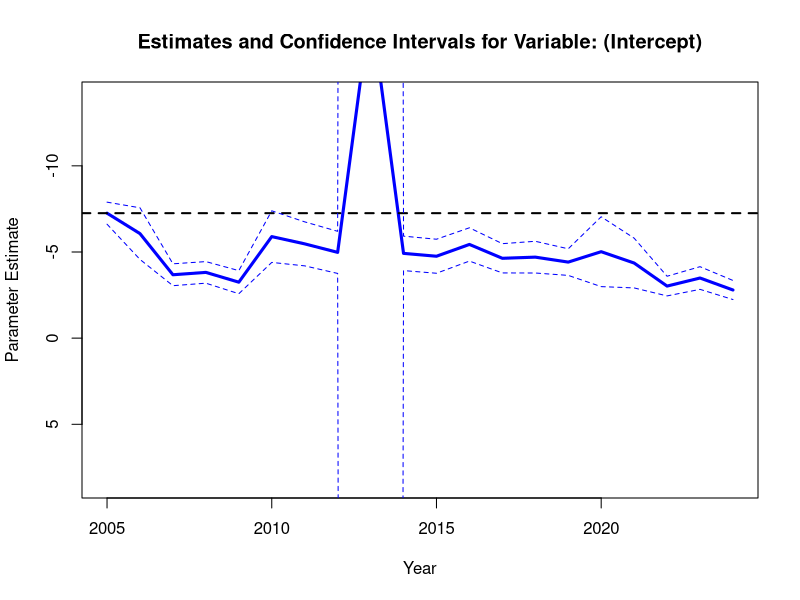

The R script that drew this image: (Note: this script raises an error after producing the figure.)

##################################################
#
# QMB 6617.0081 Business Analytics for Managers
#
# Model Monitoring: Model Stability
# Parameter Drift
#
# Lealand Morin, Ph.D.
# Adjunct Professor
# College of Business
# University of Central Florida
#
# June 28, 2025
#
##################################################
# 
# loans_monitoring_validity gives examples of frameworks
#   the performance of a model after the model is built
#   and used for decision making later. 
#   The example is based on a logistic regression model built
#   on a dataset of loans and default status.
#
# The variables in the dataset loans_prod.csv are as follows:
#
#   default: 1 if borrower defaulted on a loan
#   bmaxrate: Maximum rate of interest on any part of the loan
#   amount: the amount funded on the loan
#   close: borrower takes the option of closing the listing
#     before it is fully funded
#   bankcardutil: the utilization rate on the borrower's
#     other credit card accounts (the percentage of the balance
#     divided by the credit limit).
#   rating: the borrower's credit rating category
#     which is divided into the following categories
#   AA: borrower's FICO score greater than 760
#   A: borrower's FICO score between 720 and 759
#   B: borrower's FICO score between 680 and 719
#   C: borrower's FICO score between 640 and 679
#   D: borrower's FICO score between 600 and 639
#   Missing: borrower's FICO score is unobserved
#
##################################################


##################################################
# Preparing the Workspace
##################################################

# Clear workspace.
rm(list=ls(all=TRUE))

# You need to set the working directory to the location
# of your files.
# setwd("/path/to/your/folder")
# Find this path as follows:
# 1. Click on the "File" tab in the bottom right pane.
# 2. Browse to the folder on your computer that contains your R files.
# 3. Click the gear icon and choose the option "Set as Working Directory."
# 4. Copy the command from the Console in the bottom left pane.
# 5. Paste the command below:


# setwd("~/GitHub/QMB6617S25_LM/module_07_2_model_validity")


# Now, RStudio should know where your files are.



# Load library for computing the AUROC.
# You will have to install this package the first time.
# Press the "Install" button or run the following (without the #):
# install.packages('pROC')
library(pROC)


# The csv file used below must be in the working directory.
# If you an error message, make sure that the file is
# located in your working directory.
# Also make sure that the name has not changed.

##################################################
# Loading the Data
##################################################

loans_prod <- read.csv('../../module_07_2_model_validity/loans/loans_prod.csv')


summary(loans_prod)

#------------------------------------------------------------
# Categorical (factor) Variables
#------------------------------------------------------------

# Use table() to tabulate categorical variables (AKA factor variables).
table(loans_prod[, 'rating'], useNA = 'ifany')

# Set the order of the factor labels.
loans_prod[, 'rating'] <- factor(loans_prod[, 'rating'],
                                 levels = c('AA', 'A', 'B', 'C', 'D', 'Missing'))

table(loans_prod[, 'rating'], useNA = 'ifany')


#------------------------------------------------------------
# Select original sample to build a model.
#------------------------------------------------------------

loans_2005 <- loans_prod[loans_prod[, 'year'] == 2005, ]



#-------------------------------------------------------------------------------
# Estimate model and calculate predictions.
#-------------------------------------------------------------------------------


##################################################
# Estimating a Logistic Regression Model
# Model 3: Logistic model for default probability
# Start with a full model that includes all variables.
##################################################

# Estimate a logistic regression model.
logit_model_1 <- glm(data = loans_2005,
                     formula = default ~ bmaxrate + amount +
                       close + bankcardutil + rating,
                     family = 'binomial')

# Output the results to screen.
summary(logit_model_1)


# Calculate the predictions of this model.
loans_2005[, 'default_prob_logit_1'] <- predict(logit_model_1, type = 'response')

summary(loans_2005[, 'default_prob_logit_1'])
# Do these predictions seem plausible?
# Are there any above 1 or below zero?

# Measure model performance with AUROC.
roc(response = loans_2005[, 'default'],
    predictor = loans_2005[, 'default_prob_logit_1'])



##################################################
# Estimating a Logistic Regression Model
# Model 4: Logistic model for default probability
# Trim down the model by omitting variables.
##################################################

# Estimate a logistic regression model.
logit_model_2 <- glm(data = loans_2005,
                     formula = default ~
                       # Remove some variables from here:
                       rating +
                       bmaxrate +
                       # amount +
                       # bankcardutil +
                       close,
                     family = 'binomial')

# Output the results to screen.
summary(logit_model_2)

# Calculate the predictions of this model.
loans_2005[, 'default_prob_logit_2'] <- predict(logit_model_2, type = 'response')

summary(loans_2005[, 'default_prob_logit_2'])



# Translate into link function.
loans_2005[, 'link'] <- log(loans_2005[, 'default_prob_logit_2'] / 
                              (1 - loans_2005[, 'default_prob_logit_2']))


# Measure model performance with AUROC.
roc(response = loans_2005[, 'default'],
    predictor = loans_2005[, 'default_prob_logit_2'])


# Now calculate the predictions of this model for the entire history.
loans_prod[, 'default_prob_logit_2'] <- predict(logit_model_2, type = 'response', 
                                                newdata = loans_prod)

# Calculate the error of these predictions to test later.
loans_2005[, 'error_default'] <- 
  loans_2005[, 'default_prob_logit_2'] - loans_2005[, 'default']
loans_prod[, 'error_default'] <- 
  loans_prod[, 'default_prob_logit_2'] - loans_prod[, 'default']


################################################################################
# Model Stability: Parameter Drift
################################################################################


################################################################################
# Tests for stability of parameter estimates
################################################################################

year_list <- seq(min(loans_prod[, 'year']), 
                 max(loans_prod[, 'year']))

#-------------------------------------------------------------------------------
# Estimates of parameters by year.
#-------------------------------------------------------------------------------

param_stability_vars <- c("(Intercept)",
                          "bmaxrate", "amount", "close", 
                          "bankcardutil", "rating")
param_stability_fmla <- 
  as.formula(paste("default ~ ", 
                   paste(param_stability_vars[2:length(param_stability_vars)], 
                         collapse = " + ")))

#--------------------------------------------------------------------------------
# Since this logistic regression has categorical variables, 
# estimate it first to get a list of the coefficients.
#--------------------------------------------------------------------------------

# Estimate a full logistic regression model for this year.
lm_model_stability <- glm(data = loans_2005,
                          formula = param_stability_fmla,
                          family = 'binomial'
)

summary(lm_model_stability)

# Store the regression output.
lm_model_stability_summary <- summary(lm_model_stability)
lm_model_stability_coef <- lm_model_stability_summary$coefficients


# Restate the list of coefficients in full model.
param_stability_vars <- rownames(lm_model_stability_coef)

#--------------------------------------------------------------------------------

# Create a data.frame for storing estimates.
param_stability_est <- data.frame(matrix(ncol = length(param_stability_vars) + 1, 
                                         nrow = length(year_list)))
colnames(param_stability_est) <- c("year", param_stability_vars)
param_stability_est[, 'year'] <- year_list

# Create a data.frame for storing estimates.
param_stability_CI_U <- param_stability_est
param_stability_CI_L <- param_stability_est

# Repeat estimation each year and store estimates and confidence intervals.
for (year_num in 1:length(year_list)) {
  
  # Get sample for this year.
  this_year <- year_list[year_num]
  loans_prod_sel <- loans_prod[, 'year'] == this_year
  num_obs_year <- sum(loans_prod_sel)
  loans_prod_year <- loans_prod[loans_prod_sel, ]
  
  # Estimate a full logistic regression model for this year.
  lm_model_stability <- glm(data = loans_prod_year,
                            formula = param_stability_fmla,
                            family = 'binomial'
  )
  
  # Record the parameter values.
  year_sel <- param_stability_est[, 'year'] == this_year
  lm_model_stability_summary <- summary(lm_model_stability)
  lm_model_stability_coef <- lm_model_stability_summary$coefficients
  
  # Estimates.
  param_stability_est[year_sel, rownames(lm_model_stability_coef)] <- 
    lm_model_stability_summary$coefficients[, 'Estimate']
  # Upper and lower confidence intervals.
  param_stability_CI_U[year_sel, rownames(lm_model_stability_coef)] <- 
    lm_model_stability_summary$coefficients[, 'Estimate'] + 
    1.96 * lm_model_stability_summary$coefficients[, 'Std. Error']
  param_stability_CI_L[year_sel, rownames(lm_model_stability_coef)] <- 
    lm_model_stability_summary$coefficients[, 'Estimate'] - 
    1.96 * lm_model_stability_summary$coefficients[, 'Std. Error']
  
  
}


# Plot for selected variable.
param_num <- 1
param_name <- param_stability_vars[param_num]
# Limit scale of axes, since some standard errors are large.
# y_max <- max(param_stability_CI_U[, param_name])
y_max <- max(pmin(param_stability_CI_U[, param_name], 
                  param_stability_est[, param_name] + 
                    4*param_stability_est[, param_name]))
# y_min <- min(param_stability_CI_L[, param_name])
y_min <- min(pmax(param_stability_CI_L[, param_name], 
                  param_stability_est[, param_name] - 
                    4*param_stability_est[, param_name]))

# Plot estimates for each sample.
plot(param_stability_est[, 'year'], 
     param_stability_est[, param_name], 
     main = paste('Estimates and Confidence Intervals for Variable:', 
                  param_name),
     xlab = 'Year', 
     ylab = 'Parameter Estimate',
     lwd = 3, 
     type = 'l',
     col = 'blue', 
     ylim = c(y_min, y_max)
)
# Plot estimates from training sample.
abline(h = param_stability_est[1, param_name], 
       lty = 'dashed', lwd = 2)
# Plot upper and lower bounds of confidence interval.
lines(param_stability_CI_U[, 'year'], 
      param_stability_CI_U[, param_name], 
      col = 'blue', 
      lty = 'dashed') 
lines(param_stability_CI_L[, 'year'], 
      param_stability_CI_L[, param_name], 
      col = 'blue', 
      lty = 'dashed') 



# Plot and save for all variables.
for (param_num in 1:length(param_stability_vars)) {
  
  param_name <- param_stability_vars[param_num]
  # Limit scale of axes, since some standard errors are large.
  # y_max <- max(param_stability_CI_U[, param_name], na.rm = TRUE)
  y_max <- max(pmin(param_stability_CI_U[, param_name], 
                    param_stability_est[, param_name] + 
                      4*param_stability_est[, param_name]), na.rm = TRUE)
  # y_min <- min(param_stability_CI_L[, param_name], na.rm = TRUE)
  y_min <- min(pmax(param_stability_CI_L[, param_name], 
                    param_stability_est[, param_name] - 
                      4*param_stability_est[, param_name]), na.rm = TRUE)
  
  # fig_file <- sprintf("Figures/param_stability/est_param_%s.png", param_name)
  fig_file <- sprintf("Figures/est_param_%s.png", param_name)
  png(fig_file)
  
  # Plot estimates for each sample.
  plot(param_stability_est[, 'year'], 
       param_stability_est[, param_name], 
       main = paste('Estimates for Variable:', 
                    param_name),
       xlab = 'Year', 
       ylab = 'Parameter Estimate',
       lwd = 3, 
       type = 'l',
       col = 'blue', 
       ylim = c(y_min, y_max)
  )
  # Plot estimates from training sample.
  abline(h = param_stability_est[1, param_name], 
         lty = 'dashed', lwd = 2)
  # Plot upper and lower bounds of confidence interval.
  lines(param_stability_CI_U[, 'year'], 
        param_stability_CI_U[, param_name], 
        col = 'blue', 
        lty = 'dashed') 
  lines(param_stability_CI_L[, 'year'], 
        param_stability_CI_L[, param_name], 
        col = 'blue', 
        lty = 'dashed') 
  dev.off()
  
}





################################################################################
# End
################################################################################


